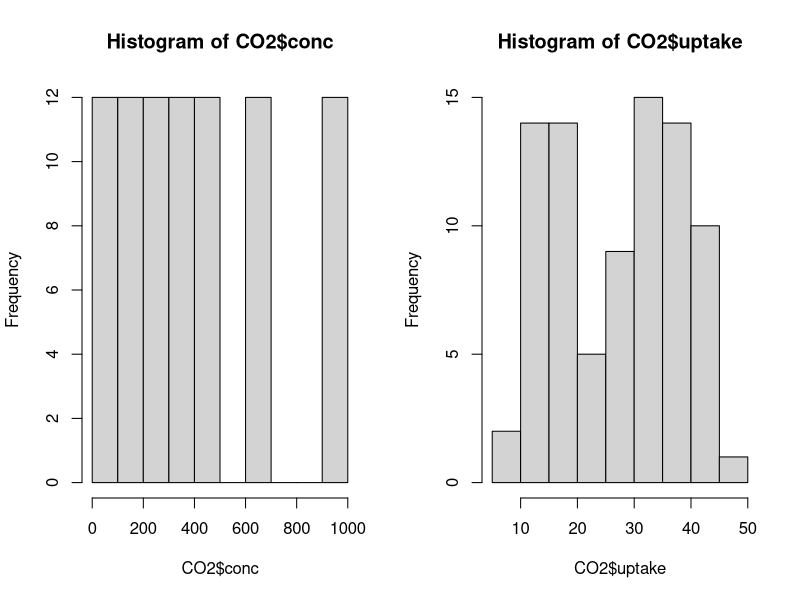

Recreate this plot in R.
## ---- chunk 1
knitr::opts_chunk$set(echo = TRUE)
## ---- chunk 2
table(CO2$Plant)
length(table(CO2$Plant))
## ---- chunk 3
table(CO2$Type)
table(CO2$Treatment)
## ---- chunk 4
summary(CO2$conc)
## ---- chunk 5
summary(CO2$uptake)
## ---- chunk 6
par(mfrow=c(1, 2))
hist(CO2$conc)
hist(CO2$uptake)
par(mfrow=c(1, 1))
